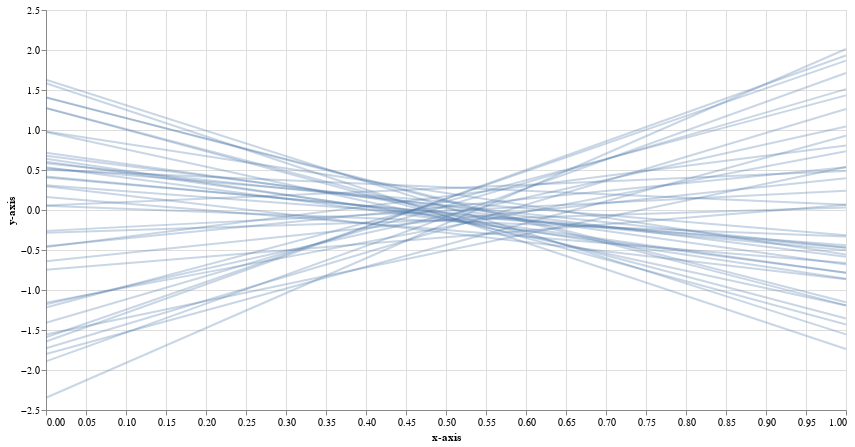

Here is the notebook cell this chart was saved with:
### Markdown cell above
## Definition of plot lines..

### Code cell
# plot_lines(d_df[:40].T.values ).properties(width=800, height=400)
plot_lines(d_df[:40].T.values, options={'opacity':0.3}).properties(width=800, height=400)

### Figure 1 — Vega-Lite specification as saved in the notebook (floating-point values rounded to 4 significant figures)
{"config": {"view": {"continuousWidth": 400, "continuousHeight": 300}}, "data": {"name": "data-2ab1a98ca721ce8a5f1558ae3e78bbcc"}, "mark": {"type": "line", "opacity": 0.3}, "encoding": {"detail": {"type": "nominal", "field": "v_name"}, "x": {"type": "quantitative", "field": "variable", "title": "x-axis"}, "y": {"type": "quantitative", "field": "value", "title": "y-axis"}}, "height": 400, "width": 800, "$schema": "https://vega.github.io/schema/vega-lite/v4.8.1.json", "datasets": {"data-2ab1a98ca721ce8a5f1558ae3e78bbcc": [{"variable": 0, "value": -0.2856, "v_name": 0}, {"variable": 0, "value": -1.219, "v_name": 1}, {"variable": 0, "value": 0.4051, "v_name": 2}, {"variable": 0, "value": 0.2983, "v_name": 3}, {"variable": 0, "value": -0.642, "v_name": 4}, {"variable": 0, "value": -1.555, "v_name": 5}, {"variable": 0, "value": -0.4534, "v_name": 6}, {"variable": 0, "value": 0.6024, "v_name": 7}, {"variable": 0, "value": 1.409, "v_name": 8}, {"variable": 0, "value": 1.405, "v_name": 9}, {"variable": 0, "value": 1.273, "v_name": 10}, {"variable": 0, "value": -1.408, "v_name": 11}, {"variable": 0, "value": -0.4614, "v_name": 12}, {"variable": 0, "value": -1.591, "v_name": 13}, {"variable": 0, "value": 0.05315, "v_name": 14}, {"variable": 0, "value": -1.728, "v_name": 15}, {"variable": 0, "value": -0.2609, "v_name": 16}, {"variable": 0, "value": -2.347, "v_name": 17}, {"variable": 0, "value": 1.585, "v_name": 18}, {"variable": 0, "value": -1.892, "v_name": 19}, {"variable": 0, "value": 0.6772, "v_name": 20}, {"variable": 0, "value": 0.7151, "v_name": 21}, {"variable": 0, "value": -1.178, "v_name": 22}, {"variable": 0, "value": -1.643, "v_name": 23}, {"variable": 0, "value": 0.6419, "v_name": 24}, {"variable": 0, "value": -1.8, "v_name": 25}, {"variable": 0, "value": 1.629, "v_name": 26}, {"variable": 0, "value": 0.9817, "v_name": 27}, {"variable": 0, "value": 0.4176, "v_name": 28}, {"variable": 0, "value": 0.5231, "v_name": 29}, {"variable": 0, "value": 0.5045, "v_name": 30}, {"variable": 0, "value": -1.158, "v_name": 31}, {"variable": 0, "value": 0.1612, "v_name": 32}, {"variable": 0, "value": 0.31, "v_name": 33}, {"variable": 0, "value": 0.5844, "v_name": 34}, {"variable": 0, "value": 0.9756, "v_name": 35}, {"variable": 0, "value": 0.05597, "v_name": 36}, {"variable": 0, "value": 0.5341, "v_name": 37}, {"variable": 0, "value": -0.7468, "v_name": 38}, {"variable": 0, "value": 1.274, "v_name": 39}, {"variable": 1, "value": 0.03166, "v_name": 0}, {"variable": 1, "value": 1.433, "v_name": 1}, {"variable": 1, "value": -0.4716, "v_name": 2}, {"variable": 1, "value": -0.8659, "v_name": 3}, {"variable": 1, "value": 0.3962, "v_name": 4}, {"variable": 1, "value": 0.5366, "v_name": 5}, {"variable": 1, "value": 0.5345, "v_name": 6}, {"variable": 1, "value": -0.7832, "v_name": 7}, {"variable": 1, "value": -1.192, "v_name": 8}, {"variable": 1, "value": -1.154, "v_name": 9}, {"variable": 1, "value": -1.43, "v_name": 10}, {"variable": 1, "value": 1.511, "v_name": 11}, {"variable": 1, "value": 0.8057, "v_name": 12}, {"variable": 1, "value": 1.867, "v_name": 13}, {"variable": 1, "value": -0.331, "v_name": 14}, {"variable": 1, "value": 1.263, "v_name": 15}, {"variable": 1, "value": 0.2398, "v_name": 16}, {"variable": 1, "value": 2.012, "v_name": 17}, {"variable": 1, "value": -1.737, "v_name": 18}, {"variable": 1, "value": 1.713, "v_name": 19}, {"variable": 1, "value": -0.5854, "v_name": 20}, {"variable": 1, "value": -0.681, "v_name": 21}, {"variable": 1, "value": 1.043, "v_name": 22}, {"variable": 1, "value": 1.932, "v_name": 23}, {"variable": 1, "value": -0.8593, "v_name": 24}, {"variable": 1, "value": 0.9274, "v_name": 25}, {"variable": 1, "value": -1.555, "v_name": 26}, {"variable": 1, "value": -0.5572, "v_name": 27}, {"variable": 1, "value": -0.5042, "v_name": 28}, {"variable": 1, "value": -0.317, "v_name": 29}, {"variable": 1, "value": 0.06512, "v_name": 30}, {"variable": 1, "value": 0.7341, "v_name": 31}, {"variable": 1, "value": -0.6619, "v_name": 32}, {"variable": 1, "value": -0.4392, "v_name": 33}, {"variable": 1, "value": -0.4676, "v_name": 34}, {"variable": 1, "value": -1.193, "v_name": 35}, {"variable": 1, "value": 0.4873, "v_name": 36}, {"variable": 1, "value": -0.7834, "v_name": 37}, {"variable": 1, "value": 0.06684, "v_name": 38}, {"variable": 1, "value": -1.356, "v_name": 39}]}}
